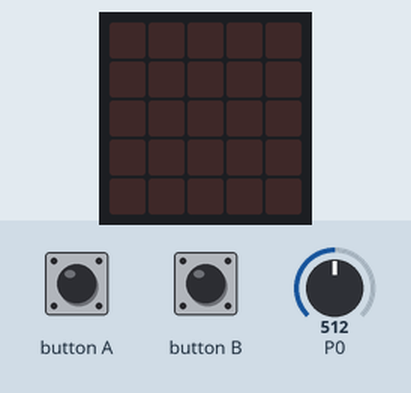
Bench run of a program on a simulated BBC micro:bit running MicroPython. Shown: the board's 5×5 LED display. The inputs (shaded band) are chosen by the test bench; at power-on: P0 = 512 (analog values on the 0–1023 scale). Random numbers come from a fixed seed.

Above: at 1.2 s.
1.3 s: button A pressed for 0.15 s
At 2.5 s:
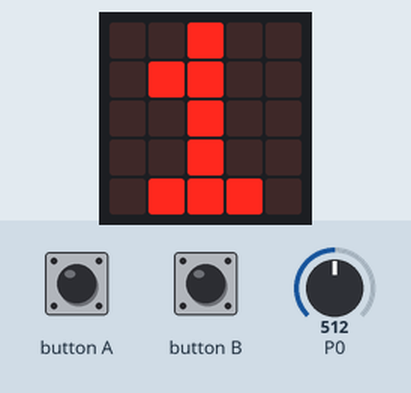
2.9 s: button B pressed for 0.15 s
At 3.9 s:
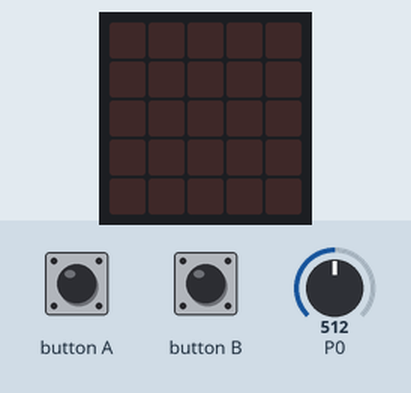
4.5 s: button A pressed for 1 s
At 5.1 s:
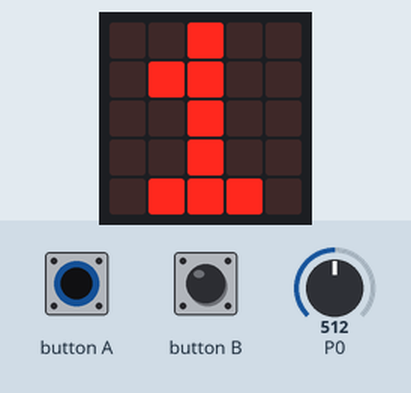
7.0 s: button B pressed for 1 s
At 8.2 s:
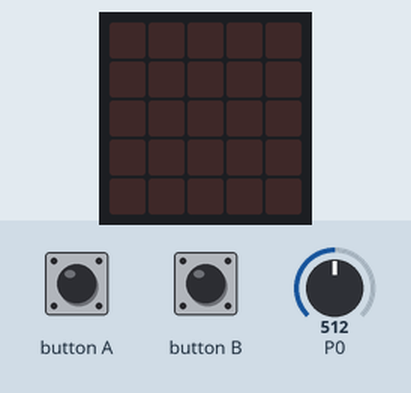
Timing chart, 0 to 10.0 s (numbered marks = the images above; inputs shaded):
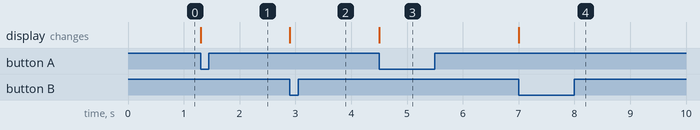

Measured:
- after the input at 1.3 s, the display: changes at once (image 1)
- after the input at 2.9 s, the display: changes at once (image 2)
- after the input at 4.5 s, the display: changes at once (image 3)
- after the input at 7.0 s, the display: changes at once (image 4)

The program:

main.py
```python
from microbit import *
import random


while True:
    if((button_a.is_pressed()) or (button_b.is_pressed())):
        seed = pin0.read_analog()
        random.seed(seed)

        if(button_a.was_pressed()):
            display.show(random.randint(1, 6))

        if(button_b.was_pressed()):
            display.clear()
```
